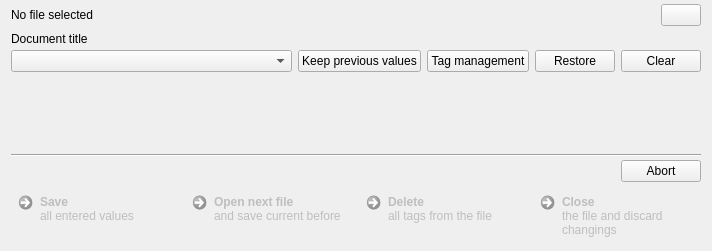
<?xml version="1.0" encoding="UTF-8"?>
<ui version="4.0">
 <class>QtGui::TagEditorWidget</class>
 <widget class="QWidget" name="QtGui::TagEditorWidget">
  <property name="acceptDrops">
   <bool>true</bool>
  </property>
  <layout class="QVBoxLayout" name="tagEditorWidgetVerticalLayout">
   <property name="spacing">
    <number>3</number>
   </property>
   <property name="topMargin">
    <number>4</number>
   </property>
   <property name="bottomMargin">
    <number>4</number>
   </property>
   <item>
    <layout class="QHBoxLayout" name="fileNameHorizontalLayout">
     <item>
      <widget class="QLabel" name="fileNameLabel">
       <property name="acceptDrops">
        <bool>true</bool>
       </property>
       <property name="text">
        <string>No file selected</string>
       </property>
      </widget>
     </item>
     <item>
      <spacer name="horizontalSpacer">
       <property name="orientation">
        <enum>Qt::Horizontal</enum>
       </property>
       <property name="sizeHint" stdset="0">
        <size>
         <width>40</width>
         <height>20</height>
        </size>
       </property>
      </spacer>
     </item>
     <item>
      <widget class="QPushButton" name="renamePushButton">
       <property name="toolTip">
        <string>Rename file</string>
       </property>
       <property name="icon">
        <iconset theme="edit-rename">
         <normaloff>.</normaloff>.</iconset>
       </property>
      </widget>
     </item>
    </layout>
   </item>
   <item>
    <widget class="NotificationLabel" name="parsingNotificationWidget" native="true">
     <property name="sizePolicy">
      <sizepolicy hsizetype="Preferred" vsizetype="Minimum">
       <horstretch>0</horstretch>
       <verstretch>0</verstretch>
      </sizepolicy>
     </property>
    </widget>
   </item>
   <item>
    <widget class="QSplitter" name="tagSplitter">
     <property name="orientation">
      <enum>Qt::Vertical</enum>
     </property>
     <property name="handleWidth">
      <number>1</number>
     </property>
     <widget class="QWidget" name="editorWidget" native="true">
      <property name="sizePolicy">
       <sizepolicy hsizetype="Preferred" vsizetype="Preferred">
        <horstretch>0</horstretch>
        <verstretch>1</verstretch>
       </sizepolicy>
      </property>
      <layout class="QVBoxLayout" name="tagEditVerticalLayout">
       <property name="spacing">
        <number>2</number>
       </property>
       <item>
        <widget class="QLabel" name="docTitleLabel">
         <property name="text">
          <string>Document title</string>
         </property>
        </widget>
       </item>
       <item>
        <widget class="QWidget" name="docTitleWidget" native="true">
         <property name="sizePolicy">
          <sizepolicy hsizetype="Preferred" vsizetype="Maximum">
           <horstretch>0</horstretch>
           <verstretch>0</verstretch>
          </sizepolicy>
         </property>
         <layout class="QHBoxLayout" name="horizontalLayout_2">
          <property name="leftMargin">
           <number>0</number>
          </property>
          <property name="topMargin">
           <number>0</number>
          </property>
          <property name="rightMargin">
           <number>0</number>
          </property>
          <property name="bottomMargin">
           <number>0</number>
          </property>
         </layout>
        </widget>
       </item>
       <item>
        <widget class="QWidget" name="widget" native="true">
         <property name="sizePolicy">
          <sizepolicy hsizetype="Preferred" vsizetype="Maximum">
           <horstretch>0</horstretch>
           <verstretch>0</verstretch>
          </sizepolicy>
         </property>
         <layout class="QHBoxLayout" name="tagSelectionHorizontalLayout">
          <property name="leftMargin">
           <number>0</number>
          </property>
          <property name="topMargin">
           <number>0</number>
          </property>
          <property name="rightMargin">
           <number>0</number>
          </property>
          <item>
           <widget class="QComboBox" name="tagSelectionComboBox">
            <property name="sizePolicy">
             <sizepolicy hsizetype="Expanding" vsizetype="Preferred">
              <horstretch>0</horstretch>
              <verstretch>0</verstretch>
             </sizepolicy>
            </property>
           </widget>
          </item>
          <item>
           <widget class="QPushButton" name="keepPreviousValuesPushButton">
            <property name="sizePolicy">
             <sizepolicy hsizetype="Minimum" vsizetype="Preferred">
              <horstretch>0</horstretch>
              <verstretch>0</verstretch>
             </sizepolicy>
            </property>
            <property name="toolTip">
             <string>Let you choose whether the values of the
previously opened file should be cleared when
opening the next file.
Keeping these values might be useful when
tagging multiple files of the same album.</string>
            </property>
            <property name="text">
             <string>Keep previous values</string>
            </property>
           </widget>
          </item>
          <item>
           <widget class="QPushButton" name="tagOptionsPushButton">
            <property name="sizePolicy">
             <sizepolicy hsizetype="Fixed" vsizetype="Preferred">
              <horstretch>0</horstretch>
              <verstretch>0</verstretch>
             </sizepolicy>
            </property>
            <property name="toolTip">
             <string>Let you enable or disable the automatic
creation or removal of tags (according to
the settings) when loading a file.

You can also create or remove tags manually.</string>
            </property>
            <property name="text">
             <string>Tag management</string>
            </property>
           </widget>
          </item>
          <item>
           <widget class="QPushButton" name="restoreEntriesPushButton">
            <property name="sizePolicy">
             <sizepolicy hsizetype="Minimum" vsizetype="Preferred">
              <horstretch>0</horstretch>
              <verstretch>0</verstretch>
             </sizepolicy>
            </property>
            <property name="toolTip">
             <string>Restores the original values read from
the file reverting all unsaved changings.
Only affects the currently shown tag
and none of the actions under
'Tag management'.</string>
            </property>
            <property name="text">
             <string>Restore</string>
            </property>
            <property name="icon">
             <iconset theme="document-revert">
              <normaloff>.</normaloff>.</iconset>
            </property>
            <property name="iconSize">
             <size>
              <width>16</width>
              <height>16</height>
             </size>
            </property>
           </widget>
          </item>
          <item>
           <widget class="QPushButton" name="clearEntriesPushButton">
            <property name="sizePolicy">
             <sizepolicy hsizetype="Minimum" vsizetype="Preferred">
              <horstretch>0</horstretch>
              <verstretch>0</verstretch>
             </sizepolicy>
            </property>
            <property name="toolTip">
             <string>Clears all values. Only affects the
currently shown tag.</string>
            </property>
            <property name="text">
             <string>Clear</string>
            </property>
            <property name="icon">
             <iconset theme="edit-clear">
              <normaloff>.</normaloff>.</iconset>
            </property>
            <property name="iconSize">
             <size>
              <width>16</width>
              <height>16</height>
             </size>
            </property>
           </widget>
          </item>
         </layout>
        </widget>
       </item>
       <item>
        <widget class="QScrollArea" name="scrollArea">
         <property name="sizePolicy">
          <sizepolicy hsizetype="Expanding" vsizetype="MinimumExpanding">
           <horstretch>0</horstretch>
           <verstretch>0</verstretch>
          </sizepolicy>
         </property>
         <property name="frameShape">
          <enum>QFrame::NoFrame</enum>
         </property>
         <property name="frameShadow">
          <enum>QFrame::Plain</enum>
         </property>
         <property name="lineWidth">
          <number>0</number>
         </property>
         <property name="horizontalScrollBarPolicy">
          <enum>Qt::ScrollBarAlwaysOff</enum>
         </property>
         <property name="widgetResizable">
          <bool>true</bool>
         </property>
         <property name="alignment">
          <set>Qt::AlignLeading|Qt::AlignLeft|Qt::AlignTop</set>
         </property>
         <widget class="QStackedWidget" name="stackedWidget">
          <property name="geometry">
           <rect>
            <x>0</x>
            <y>0</y>
            <width>688</width>
            <height>0</height>
           </rect>
          </property>
          <property name="sizePolicy">
           <sizepolicy hsizetype="Preferred" vsizetype="Maximum">
            <horstretch>0</horstretch>
            <verstretch>0</verstretch>
           </sizepolicy>
          </property>
         </widget>
        </widget>
       </item>
      </layout>
     </widget>
    </widget>
   </item>
   <item>
    <widget class="Line" name="line">
     <property name="orientation">
      <enum>Qt::Horizontal</enum>
     </property>
    </widget>
   </item>
   <item>
    <layout class="QHBoxLayout" name="horizontalLayout">
     <item>
      <widget class="NotificationLabel" name="makingNotificationWidget" native="true">
       <property name="sizePolicy">
        <sizepolicy hsizetype="Preferred" vsizetype="Minimum">
         <horstretch>0</horstretch>
         <verstretch>0</verstretch>
        </sizepolicy>
       </property>
      </widget>
     </item>
     <item>
      <widget class="QPushButton" name="abortButton">
       <property name="sizePolicy">
        <sizepolicy hsizetype="Fixed" vsizetype="Fixed">
         <horstretch>0</horstretch>
         <verstretch>0</verstretch>
        </sizepolicy>
       </property>
       <property name="toolTip">
        <string>Aborts the saving process. The tageditor will try to restore the original file from the backup.</string>
       </property>
       <property name="text">
        <string>Abort</string>
       </property>
       <property name="icon">
        <iconset theme="process-stop">
         <normaloff>.</normaloff>.</iconset>
       </property>
      </widget>
     </item>
    </layout>
   </item>
   <item>
    <widget class="QWidget" name="buttonsWidget" native="true">
     <property name="enabled">
      <bool>false</bool>
     </property>
     <layout class="QGridLayout" name="gridLayout_2">
      <property name="leftMargin">
       <number>0</number>
      </property>
      <property name="topMargin">
       <number>0</number>
      </property>
      <property name="rightMargin">
       <number>0</number>
      </property>
      <property name="bottomMargin">
       <number>0</number>
      </property>
      <item row="1" column="0">
       <widget class="QCommandLinkButton" name="saveButton">
        <property name="toolTip">
         <string>Saves all entered values and reparses the file to verify</string>
        </property>
        <property name="text">
         <string>Save</string>
        </property>
        <property name="description">
         <string>all entered values</string>
        </property>
       </widget>
      </item>
      <item row="1" column="2">
       <widget class="QCommandLinkButton" name="deleteTagsButton">
        <property name="toolTip">
         <string>Deletes all tags from the file and reparses the file to verify</string>
        </property>
        <property name="text">
         <string>Delete</string>
        </property>
        <property name="description">
         <string>all tags from the file</string>
        </property>
       </widget>
      </item>
      <item row="1" column="1">
       <widget class="QCommandLinkButton" name="nextButton">
        <property name="toolTip">
         <string>Saves all entered values and on success opens the next file</string>
        </property>
        <property name="text">
         <string>Open next file</string>
        </property>
        <property name="description">
         <string>and save current before</string>
        </property>
       </widget>
      </item>
      <item row="1" column="3">
       <widget class="QCommandLinkButton" name="closeButton">
        <property name="toolTip">
         <string>Closes the file without saving changes</string>
        </property>
        <property name="text">
         <string>Close</string>
        </property>
        <property name="description">
         <string>the file and discard changings</string>
        </property>
       </widget>
      </item>
     </layout>
    </widget>
   </item>
  </layout>
  <action name="actionKeep_previous_values_never">
   <property name="checkable">
    <bool>true</bool>
   </property>
   <property name="text">
    <string>Clear previous values</string>
   </property>
  </action>
  <action name="actionKeep_previous_values_within_same_dir">
   <property name="checkable">
    <bool>true</bool>
   </property>
   <property name="text">
    <string>Keep previous values, but only if both files are in the same directory</string>
   </property>
  </action>
  <action name="actionKeep_previous_values_always">
   <property name="checkable">
    <bool>true</bool>
   </property>
   <property name="text">
    <string>Keep previous values, regardless where the files are stored</string>
   </property>
  </action>
  <action name="actionManage_tags_automatically_when_loading_file">
   <property name="checkable">
    <bool>true</bool>
   </property>
   <property name="icon">
    <iconset theme="autocorrection">
     <normaloff>.</normaloff>.</iconset>
   </property>
   <property name="text">
    <string>Manage tags automatically when loading file</string>
   </property>
  </action>
 </widget>
 <customwidgets>
  <customwidget>
   <class>NotificationLabel</class>
   <extends>QWidget</extends>
   <header>gui/notificationlabel.h</header>
   <container>1</container>
  </customwidget>
 </customwidgets>
 <tabstops>
  <tabstop>renamePushButton</tabstop>
  <tabstop>tagSelectionComboBox</tabstop>
  <tabstop>keepPreviousValuesPushButton</tabstop>
  <tabstop>tagOptionsPushButton</tabstop>
  <tabstop>restoreEntriesPushButton</tabstop>
  <tabstop>clearEntriesPushButton</tabstop>
  <tabstop>scrollArea</tabstop>
  <tabstop>abortButton</tabstop>
  <tabstop>saveButton</tabstop>
  <tabstop>nextButton</tabstop>
  <tabstop>deleteTagsButton</tabstop>
  <tabstop>closeButton</tabstop>
 </tabstops>
 <resources/>
 <connections/>
</ui>
